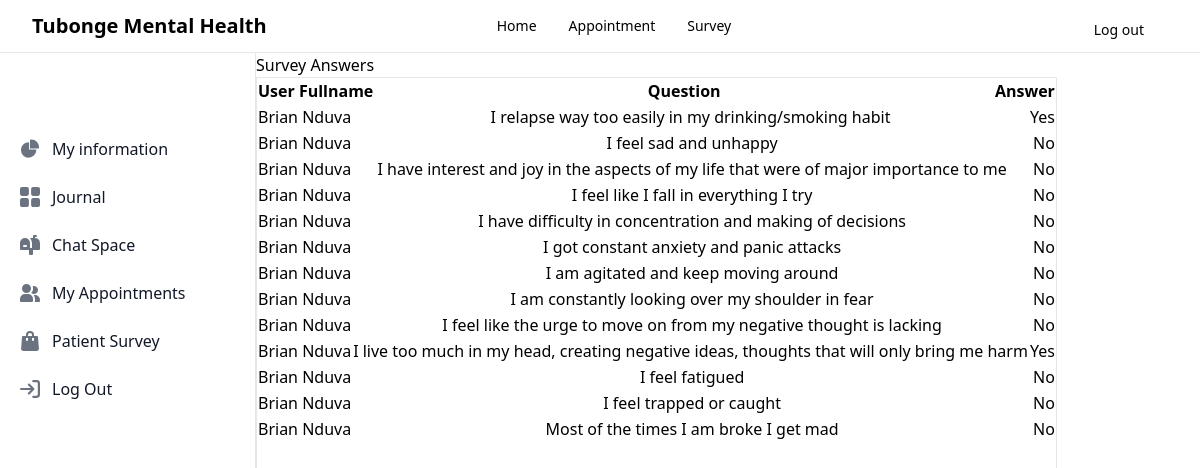
The page /doctor/survey (signed in) on the database its author committed.
### pearl/models.py (models this page shows, shortened)
class User(UserMixin, db.Model):
    id = db.Column(db.Integer, primary_key=True) # primary keys are required by SQLAlchemy
    email = db.Column(db.String(100), unique=True)
    password = db.Column(db.String(100), nullable=False)
    fullname = db.Column(db.String(1000), nullable=False)
    gender = db.Column(db.String(50), nullable=False)
    role = db.Column(db.String(50), default='user', nullable=False)
    appointment = db.relationship('Appointment', backref='user', lazy=True)
    appointmentsAssigned = db.relationship('Appointment', backref='doctor', lazy=True)
    survey = db.relationship('Survey', backref='user', lazy=True)

### pearl/doctor.py (the view)
@doctor.route('/doctor/survey', methods=['GET', 'POST'])
@login_required
def getSurveyResults():
    questions = [
        "I relapse way too easily in my drinking/smoking habit",
        "I feel sad and unhappy",
        "I have interest and joy in the aspects of my life that were of major importance to me",
        "I feel like I fall in everything I try",
        "I have difficulty in concentration and making of decisions",
        "I got constant anxiety and panic attacks",
        "I am agitated and keep moving around",
        "I am constantly looking over my shoulder in fear",
        "I feel like the urge to move on from my negative thought is lacking",
        "I live too much in my head, creating negative ideas, thoughts that will only bring me harm",
        "I feel fatigued",
        "I feel trapped or caught",
        "Most of the times I am broke I get mad"
    ]
    surveys = db.session.query(Survey, User).join(User, Survey.userId == User.id).all()
    survey_data = []
    for survey, user in surveys:
        for i, question in enumerate(questions, start=1):
            answer = getattr(survey, f'question{i}')
            survey_data.append({
                'fullname': user.fullname,
                'question': question,
                'answer': 'Yes' if answer else 'No'
            })
    return render_template('patientSurvey.html', survey_data=survey_data, active_page='survey', enumerate=enumerate)

### pearl/templates/patientSurvey.html (shortened to what this page needs)
{% extends 'professional.html' %}
{% block main %}
<h1>Survey Answers</h1>
<table class='border w-full h-full'>
    <thead >
        <tr class="flex justify-between">
            <th>User Fullname</th>
            <th>Question</th>
            <th>Answer</th>
        </tr>
    </thead>
    <tbody>
        {% for entry in survey_data %}
        <tr class="flex justify-between">
            <td>{{ entry.fullname }}</td>
            <td>{{ entry.question }}</td>
            <td>{{ entry.answer }}</td>
        </tr>
        {% endfor %}
    </tbody>
</table>
{% endblock %}

### rows shown on the page
User: fullname "Brian Nduva", question "I relapse way too easily in my drinking/smoking habit", answer "Yes", question "I feel sad and unhappy", answer "No", question "I have interest and joy in the aspects of my life that were of major importance to me", question "I feel like I fall in everything I try", question "I have difficulty in concentration and making of decisions", question "I got constant anxiety and panic attacks", question "I am agitated and keep moving around", question "I am constantly looking over my shoulder in fear", question "I feel like the urge to move on from my negative thought is lacking", question "I live too much in my head, creating negative ideas, thoughts that will only bring me harm", question "I feel fatigued", question "I feel trapped or caught", question "Most of the times I am broke I get mad"
